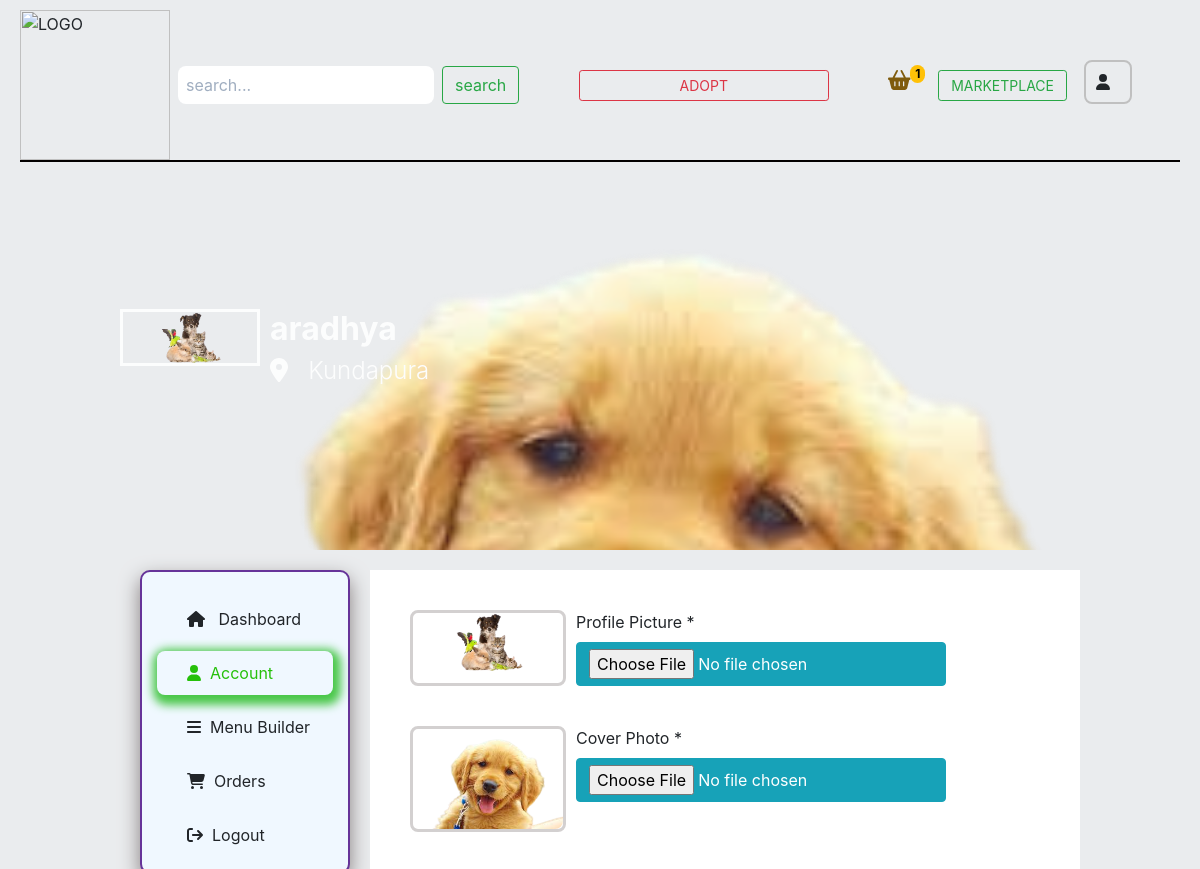
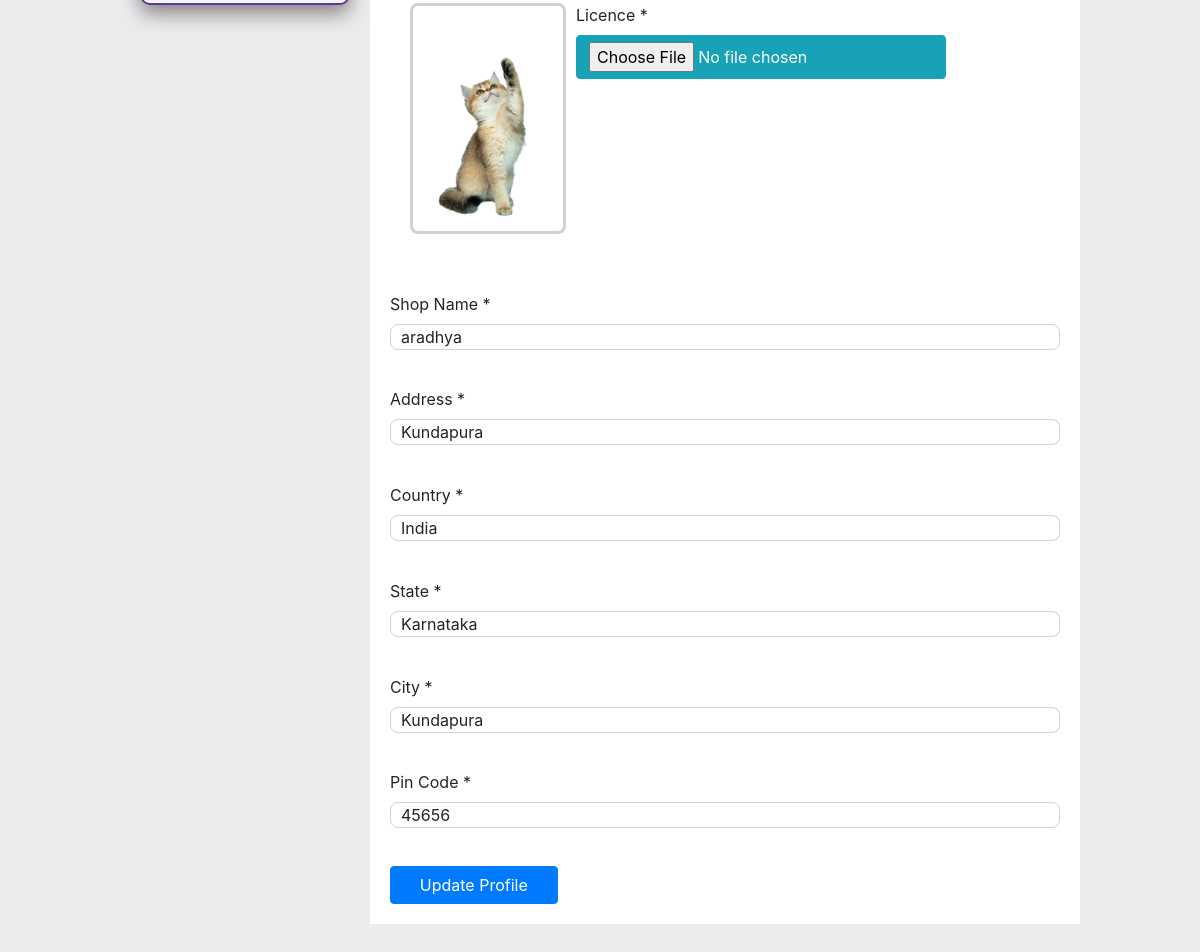
Page /accounts/vendor/profile/ (signed in) on the committed database (2 pictures, top to bottom).
### vendor/models.py (models this page shows, shortened)
class Vendor(models.Model):
    user = models.OneToOneField(User, related_name='user', on_delete=models.CASCADE)
    user_profile = models.OneToOneField(UserProfile, related_name='user_profile', on_delete=models.CASCADE)
    vendor_name = models.CharField(max_length=50)
    vendor_licence = models.ImageField(upload_to= 'vendor/licence')
    vendor_slug = models.SlugField(max_length=100,unique=True)
    is_approved = models.BooleanField(default=False)
    created_date = models.DateTimeField(auto_now_add=True)
    modified_at = models.DateTimeField(auto_now=True)
    def __str__(self):
        return self.vendor_name

### accounts/models.py (models this page shows, shortened)
class UserProfile(models.Model):
    user = models.OneToOneField(User, on_delete=models.CASCADE, blank=True, null=True)
    profile_picture = models.ImageField(upload_to='media/users/profile_picture', blank=True, null=True)
    cover_photo = models.ImageField(upload_to='media/users/cover_photo', blank=True, null=True)
    address = models.CharField(max_length=250, blank=True, null=True)
    country = models.CharField(max_length=20, blank=True, null=True)
    state = models.CharField(max_length=20, blank=True, null=True)
    city = models.CharField(max_length=20, blank=True, null=True)
    pin_code = models.CharField(max_length=6, blank=True, null=True)
    latitude = models.CharField(max_length=20, blank=True, null=True)
    longitude = models.CharField(max_length=6, blank=True, null=True)
    created_at = models.DateTimeField(auto_now_add=True)
    modified_at = models.DateTimeField(auto_now=True)

### vendor/views.py (the view, shortened to what this page needs)
# urls.py: path('profile/', views.vprofile, name='vprofile'),
@login_required(login_url='login')
@user_passes_test(check_role_for_vendor)
def vprofile(request):
    profile = get_object_or_404(UserProfile, user = request.user)
    vendor = get_object_or_404(Vendor, user = request.user)
    profile_form = UserProfileForm(instance=profile)
    vendor_form = VendorForm(instance=vendor)
    context = {
        'profile_form': profile_form,
        'vendor_form': vendor_form,
        'profile': profile,
        'vendor': vendor,
    }
    return render(request, 'accounts/vendor/vprofile.html', context)

### accounts/forms.py
class UserProfileForm(forms.ModelForm):
    profile_picture = forms.ImageField(widget=forms.FileInput(attrs={'class': 'btn btn-info'}), validators=[allow_only_image])
    cover_photo = forms.ImageField(widget=forms.FileInput(attrs={'class': 'btn btn-info'}),validators=[allow_only_image])
    class Meta:
        model = UserProfile
        fields = ['profile_picture', 'cover_photo', 'address','country', 'state', 'city',
                  'pin_code']

### vendor/forms.py
class VendorForm(forms.ModelForm):
    vendor_licence = forms.ImageField(widget=forms.FileInput(attrs={'class': 'btn btn-info'}), validators=[allow_only_image])
    class Meta:
        model = Vendor
        fields = ['vendor_name', 'vendor_licence']

### accounts/context_processors.py (called while the page is built)
def get_vendor(request):
    try:
        vendor = Vendor.objects.get(user=request.user)
    except:
        vendor =None
    return dict(vendor=vendor)

def get_user_profile(request):
    try:
        user_profile = UserProfile.objects.get(user= request.user)
    except:
        user_profile = None
    return dict(user_profile=user_profile)

def get_google_api(request):
    return {'GOOGLE_API_KEY': settings.GOOGLE_API_KEY}

def get_paypal_clint_id(request):
    return{'PAYPAL_CLINT_ID':settings.PAYPAL_CLINT_ID}

### marketplace/context_processors.py (called while the page is built)
def get_cart_counter(request):
    cart_count = 0
    if request.user.is_authenticated:
        try:
            cart_items = Cart.objects.filter(user=request.user)
            if cart_items:
                for cart_item in cart_items:
                    cart_count += cart_item.quantity
            else:
                cart_count = 0
        except:
            cart_count = 0
    return dict(cart_count=cart_count)

### orders/request_object.py (called while the page is built)
def RequestObjectMiddleware(get_response):
    def middleware(request):
        models.request_object = request
        response = get_response(request)
        return response
    return middleware

### vendor/views.py (called while the page is built)
def check_role_for_vendor(user):
    if user.role == 1:
        return True
    else:
        raise PermissionDenied

### templates/accounts/vendor/vprofile.html (shortened to what this page needs)
{% extends 'accounts/base.html'%} {% block content %} {%load static %}
<!DOCTYPE html>
<html lang="en">
<head>
</head>
<body>
    {% include 'include/cover.html'%}
    <div class="cus_dashboard">
        <div>
            {%include 'include/v_side_menu.html'%}
        </div>
        <div class="v_profile">
            <form action="" method="post" enctype="multipart/form-data">
                <div id="profile_picture">
                    <div class="profile_picture">
                        {% if vendor.user_profile.profile_picture %}
                        <img src="{{vendor.user_profile.profile_picture.url}}" alt="..."> {% else %}
                        <img src="{% static 'img/default-profile.PNG' %}" alt="..."> {% endif %}
                    </div>
                    <div id="user_picture">
                        <label class="form-label">Profile Picture *</label> {{profile_form.profile_picture}}
                    </div>
                </div>
                <div id="profile_picture">
                    <div class="profile_picture">
                        {% if vendor.user_profile.cover_photo %}
                        <img src="{{profile.cover_photo.url}}" alt=""> {% else %}
                        <img src="{% static 'img/bg-image2.jpg' %}" alt=""> {% endif %}
                    </div>
                    <div id="user_picture">
                        <label class="form-label">Cover Photo *</label> {{profile_form.cover_photo}}
                    </div>
                </div>
                <div id="profile_picture">
                    <div class="profile_picture">
                        <img src="{{vendor.vendor_licence.url}}" alt="">
                    </div>
                    <div id="user_picture">
                        <label class="form-label">Licence *</label> {{vendor_form.vendor_licence}}
                    </div>
                </div>
                <div>
                    <div class="documents" style="margin-top: 1cm;">
                        <label>Shop Name *</label> {{vendor_form.vendor_name}}
                    </div>
                    <div class="documents" style="margin-top: 1cm;">
                        <label>Address *</label> {{profile_form.address}}
                    </div>
                    <div class="documents" style="margin-top: 1cm;">
                        <label>Country *</label> {{profile_form.country}}
                    </div>
                    <div class="documents" style="margin-top: 1cm;">
                        <label>State *</label> {{profile_form.state}}
                    </div>
                    <div class="documents" style="margin-top: 1cm;">
                        <label>City *</label> {{profile_form.city}}
                    </div>
                    <div class="documents" style="margin-top: 1cm;">
                        <label>Pin Code *</label> {{profile_form.pin_code}}
                    </div>
                    <button type="submit" class="btn btn-primary" style="    width: 25%;
                     margin-top: 1cm;">Update Profile
                 </button>
                </div>
            </form>
        </div>
    </div>
</body>
</html>
{%endblock%}

### templates/include/cover.html (shortened to what this page needs)
<!DOCTYPE html>
<html lang="en">
{%load static%}
<head>
</head>
<body>
    {% if vendor.user_profile.cover_photo %}
    <div class="cover_photo" style=" padding-top: 44px; padding-bottom: 176px; margin-bottom: 0px; background: url({{vendor.user_profile.cover_photo.url}}) no-repeat scroll 0 0 / cover; height: 10cm; ;">
        {% else %}
        <div class="page-section restaurant-detail-image-section" style=" background: url({% static 'img/bg-image2.jpg' %})  no-repeat scroll 0 0 / cover; height: 10cm; ">
            {% endif %}
            <div class="cover_content">
                <figure>
                    {% if vendor.user_profile.profile_picture %}
                    <div id="profile_photo" style="border: 3px solid white;">
                        <img id="profile" src="{{vendor.user_profile.profile_picture.url}}" alt="...">
                    </div>
                    {% else %}
                    <div id="profile_photo" style="border: 3px solid white;">
                        <img id="profile" src="{% static 'img/default-profile.PNG' %}" class="img-thumbnail" alt="..." style="z-index: 1; opacity: 1;">
                    </div>
                    {% endif %}
                </figure>
                <div class="vendor_info" style="color: white;">
                    <strong>{{vendor}}</strong>
                    <small>
                        <i class="fa fa-location-dot"></i>  &nbsp; {{ vendor.user_profile.address }}
                    </small>
                </div>
            </div>
        </div>
</body>
</html>

### templates/accounts/base.html (style rules this page uses)
* { box-sizing: border-box; padding: 0; margin: 0; }
body { background-color: rgba(231, 234, 236, 0.868); }

### templates/accounts/vendor/vprofile.html (style rules this page uses)
body { box-sizing: border-box; }
img { width: 150px; }
.v_profile { box-sizing: border-box; position: relative; width: 900px; float: right; margin-top: 20px; margin-bottom: 2cm; padding: 10px; background-color: white; }
.v_profile form { padding: 10px; }
.documents { display: flex; flex-direction: column; }
.documents input { outline: none; border: 1px solid rgb(211, 208, 208); border-radius: 8px; padding-left: 10px; }
#profile_picture { display: flex; padding: 20px; }
.profile_picture { border: 3px solid rgb(211, 208, 208); border-radius: 8px; }
.profile_picture img { border-radius: 8px; }
#user_picture { display: flex; flex-direction: column; margin-left: 10px; }
.cus_dashboard { justify-content: space-between; display: flex; width: 80%; margin: auto; }

### templates/include/cover.html (style rules this page uses)
.cover_photo { position: relative; z-index: -1; opacity: 0.9; height: 300px; }
#profile_photo img { position: relative; display: inline; z-index: 1; }
#profile_photo { width: 140px; }
.cover_content { top: 30%; left: 10%; position: absolute; align-items: center; display: flex; }
.cover_content .vendor_info { margin-top: 20px; margin-left: 10px; display: flex; flex-direction: column; }
.cover_content .vendor_info strong { font-size: 2rem; font-weight: bold; }
.cover_content .vendor_info small { font-size: 1.5rem; font-weight: 300; }

### rows in the picture
Vendor: user_profile.cover_photo (picture), user_profile.profile_picture (picture), user_profile.address "Kundapura", vendor_licence (picture), vendor_name "aradhya"
UserProfile: cover_photo (picture), address "Kundapura", country "India", state "Karnataka", city "Kundapura", pin_code "45656"

### other values in the picture
{{ cart_count }} "1"
